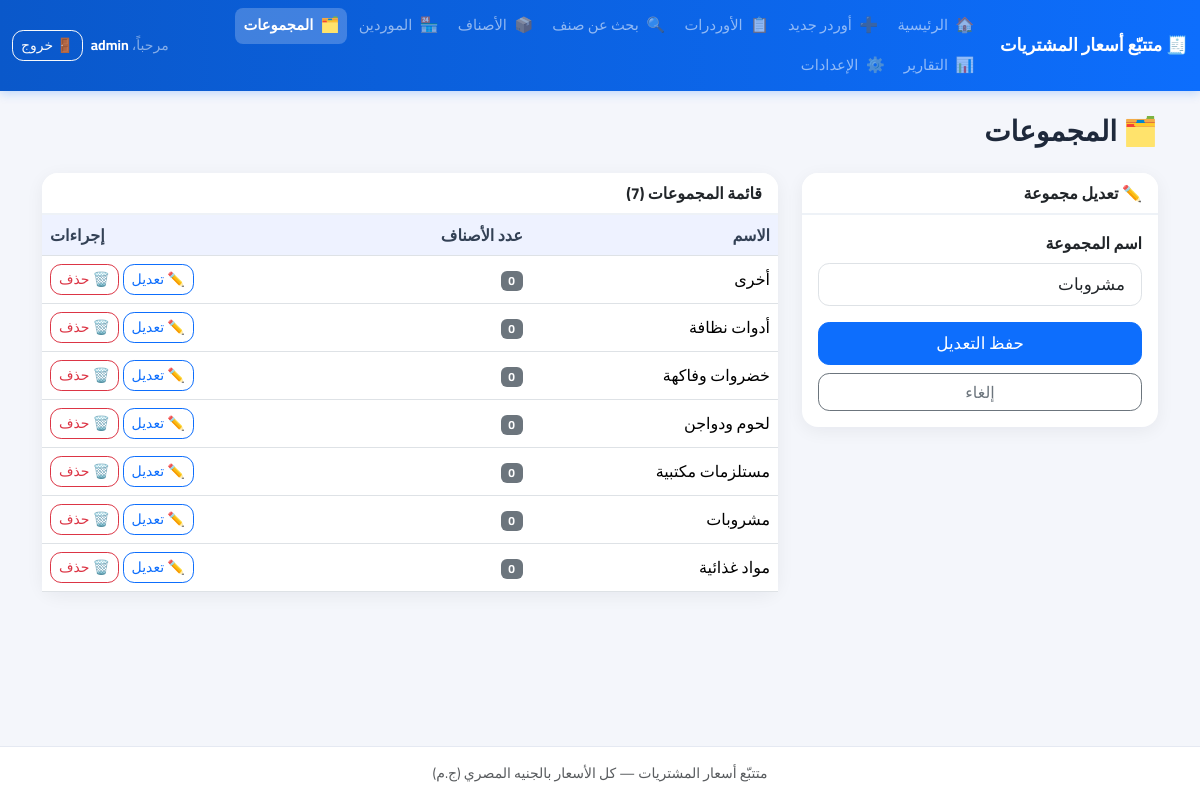
/index.php?page=categories&edit=2 (signed in), run on the app's committed database.
### tables this page shows
CREATE TABLE `categories` (
    `id`         INT UNSIGNED NOT NULL AUTO_INCREMENT,
    `name`       VARCHAR(150) NOT NULL,
    `created_at` TIMESTAMP    NOT NULL DEFAULT CURRENT_TIMESTAMP,
    PRIMARY KEY (`id`)
);

### index.php (called while the page is built, shortened)
<?php
require_once __DIR__ . '/includes/functions.php';
$page = $_GET['page'] ?? 'dashboard';
$file = __DIR__ . '/pages/' . $page . '.php';
require $file;

### includes/functions.php (called while the page is built, shortened)
<?php
function e($value): string
{
    return htmlspecialchars((string) $value, ENT_QUOTES, 'UTF-8');
}

### pages/categories.php (the view, shortened to what this page needs)
<?php
require_once __DIR__ . '/../includes/db.php';
require_once __DIR__ . '/../includes/functions.php';
$categories = $pdo->query(
    'SELECT c.id, c.name, COUNT(i.id) AS items_count
     FROM categories c
     LEFT JOIN items i ON i.category_id = c.id
     GROUP BY c.id ORDER BY c.name'
)->fetchAll();
$edit = null;
if (isset($_GET['edit'])) {
    $stmt = $pdo->prepare('SELECT * FROM categories WHERE id = ?');
    $stmt->execute([(int) $_GET['edit']]);
    $edit = $stmt->fetch();
}
require_once __DIR__ . '/../includes/header.php';
?>
<h1 class="h3 fw-bold mb-4">🗂️ المجموعات</h1>
<div class="row g-4">
    <div class="col-lg-4">
        <div class="card">
            <div class="card-header"><?= $edit ? '✏️ تعديل مجموعة' : '➕ إضافة مجموعة' ?></div>
            <div class="card-body">
                <form method="post">
                    <div class="mb-3">
                        <label class="form-label fw-bold">اسم المجموعة</label>
                        <input type="text" name="name" class="form-control form-control-lg"
                               value="<?= $edit ? e($edit['name']) : '' ?>"
                               placeholder="مثال: مواد غذائية" required autofocus>
                    </div>
                    <button type="submit" class="btn btn-primary btn-lg w-100">
                        <?= $edit ? 'حفظ التعديل' : 'إضافة' ?>
                    </button>
                    <?php if ($edit): ?>
                        <a href="index.php?page=categories" class="btn btn-outline-secondary w-100 mt-2">إلغاء</a>
                    <?php endif; ?>
                </form>
            </div>
        </div>
    </div>
    <div class="col-lg-8">
        <div class="card">
            <div class="card-header">قائمة المجموعات (<?= count($categories) ?>)</div>
            <div class="card-body p-0">
                <?php if (!$categories): ?>
                    <div class="p-4 text-center text-muted">لا توجد مجموعات بعد.</div>
                <?php else: ?>
                    <div class="table-responsive">
                        <table class="table table-hover mb-0 align-middle">
                            <thead>
                                <tr><th>الاسم</th><th>عدد الأصناف</th><th class="text-end">إجراءات</th></tr>
                            </thead>
                            <tbody>
                                <?php foreach ($categories as $c): ?>
                                    <tr>
                                        <td><?= e($c['name']) ?></td>
                                        <td><span class="badge bg-secondary"><?= (int)$c['items_count'] ?></span></td>
                                        <td class="text-end">
                                            <a href="index.php?page=categories&edit=<?= (int)$c['id'] ?>"
                                               class="btn btn-sm btn-outline-primary">✏️ تعديل</a>
                                            <form method="post" class="d-inline js-confirm-delete"
                                                  data-confirm="حذف مجموعة «<?= e($c['name']) ?>»؟ سيتم فصل أصنافها دون حذفها.">
                                                <button class="btn btn-sm btn-outline-danger">🗑️ حذف</button>
                                            </form>
                                        </td>
                                    </tr>
                                <?php endforeach; ?>
                            </tbody>
                        </table>
                    </div>
                <?php endif; ?>
            </div>
        </div>
    </div>
</div>
<?php require_once __DIR__ . '/../includes/footer.php'; ?>

### assets/css/style.css (style rules this page uses)
:root { --brand: #0d6efd; --brand-dark: #0a58ca; --brand-2: #06b6d4; --ink: #1e293b; --muted: #64748b; --bg: #f4f6fb; }
* { font-family: 'Cairo', 'Segoe UI', Tahoma, sans-serif; }
body { background: var(--bg); color: var(--ink); min-height: 100vh; display: flex; flex-direction: column; }
.card { border: none; border-radius: 1rem; box-shadow: 0 4px 18px rgba(15, 23, 42, .06); }
.card-header { background: #fff; border-bottom: 2px solid #eef2f7; border-radius: 1rem 1rem 0 0 !important; font-weight: 700; }
.table thead th { background: #eef2ff; color: #334155; white-space: nowrap; }
.table td, .table th { vertical-align: middle; }
.form-control, .form-select, .btn { border-radius: .7rem; }
.form-control-lg, .btn-lg { font-size: 1.05rem; }

### data on the page
categories: name "مشروبات", items_count "0"
categories: name "أخرى", items_count "0"
categories: name "أدوات نظافة", items_count "0"
categories: name "خضروات وفاكهة", items_count "0"
categories: name "لحوم ودواجن", items_count "0"
categories: name "مستلزمات مكتبية", items_count "0"
categories: name "مواد غذائية", items_count "0"

### other printed values
APP_NAME "متتبّع أسعار المشتريات"
$item['icon'] "🏠"
$item['label'] "الرئيسية"
$item['icon'] "➕"
$item['label'] "أوردر جديد"
$item['icon'] "📋"
$item['label'] "الأوردرات"
$item['icon'] "🔍"
$item['label'] "بحث عن صنف"
$item['icon'] "📦"
$item['label'] "الأصناف"
$item['icon'] "🏪"
$item['label'] "الموردين"
$item['icon'] "🗂️"
$item['label'] "المجموعات"
